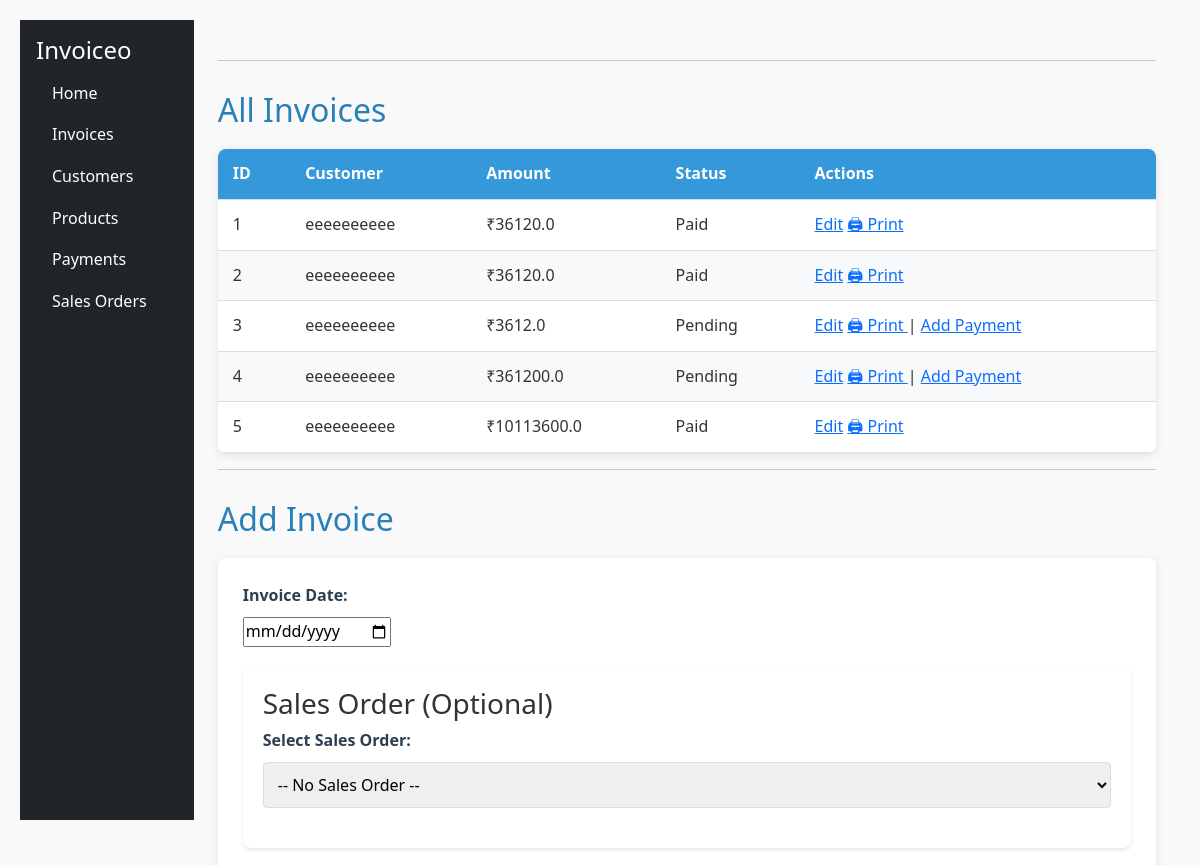
The app's page /invoices (upper part), older data.
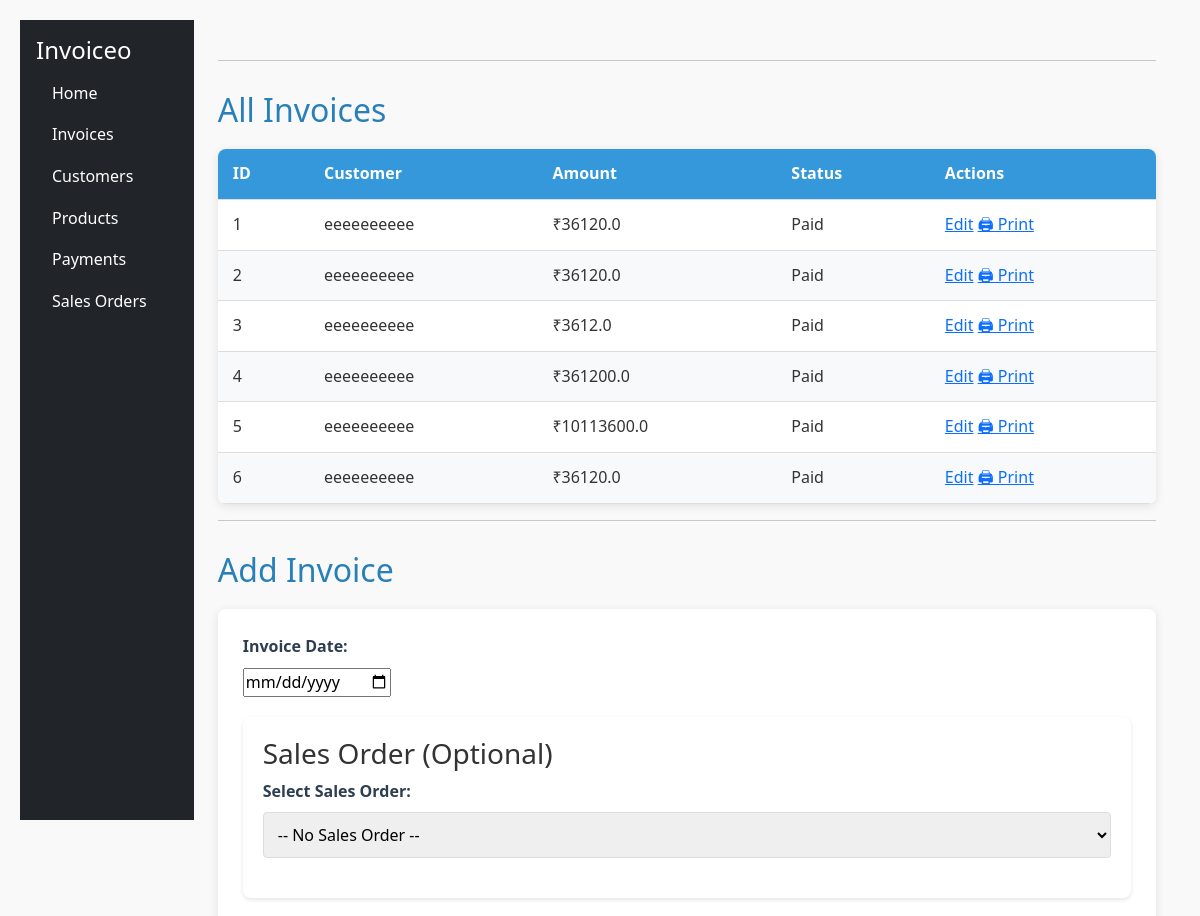
The same page, newer data.
### app.py (models this page shows)
class Invoice(db.Model):
    id = db.Column(db.Integer, primary_key=True)
    customer_name = db.Column(db.String(100), nullable=False)
    customer_gstin = db.Column(db.String(15), nullable=False)
    amount = db.Column(db.Float, nullable=False)
    customer_address = db.Column(db.String(300), nullable=False)
    billing_address = db.Column(db.String(300), nullable=False)
    status = db.Column(db.String(20), default="Pending")
    created_at = db.Column(db.DateTime, default=datetime.utcnow)
    items = db.relationship('InvoiceItem', backref='invoice', cascade='all, delete-orphan')
    payments = db.relationship('Payment', backref='invoice', cascade='all, delete-orphan')
    @property
    def total_paid(self):
        return sum(p.amount for p in self.payments)
    @property
    def balance(self):
        return round(self.amount - self.total_paid, 2)

### app.py (the view)
@app.route('/invoices')
def invoices():
    return render_template(
        'invoices.html',
        invoices=Invoice.query.all(),
        customers=Customer.query.all(),
        products=Product.query.all(),
        sales_orders=SalesOrder.query.all()
    )

### templates/invoices.html (shortened to what this page needs)
{% extends 'base.html' %}
{% block content %}
<link rel="stylesheet" href="{{ url_for('static', filename='invoice.css') }}">
<hr>
<h2>All Invoices</h2>
{% if invoices %}
<table>
    <thead>
        <tr>
            <th>ID</th>
            <th>Customer</th>
            <th>Amount</th>
            <th>Status</th>
            <th>Actions</th>
        </tr>
    </thead>
    <tbody>
    {% for invoice in invoices %}
        <tr>
            <td>{{ invoice.id }}</td>
            <td>{{ invoice.customer_name }}</td>
            <td>₹{{ invoice.amount }}</td>
            <td>{{ invoice.status }}</td>
            <td>
                <a href="{{ url_for('edit_invoice', id=invoice.id) }}">Edit</a>
                <a href="{{ url_for('invoice_pdf', invoice_id=invoice.id) }}" target="_blank">
    🖨 Print
                </a>
                {% if invoice.balance > 0 %}
                    | <a href="{{ url_for('add_payment', invoice_id=invoice.id) }}">Add Payment</a>
                {% endif %}
            </td>
        </tr>
    {% endfor %}
    </tbody>
</table>
{% else %}
<p>No invoices found.</p>
{% endif %}
<hr>
<h2>Add Invoice</h2>
<form method="POST" action="{{ url_for('add_invoice') }}">
<div class="form-group">
    <label>Invoice Date:</label>
    <input type="date" name="invoice_date" required>
</div>
<div class="form-section">
    <h3>Sales Order (Optional)</h3>
    <div class="form-group">
        <label>Select Sales Order:</label>
        <select name="sales_order_id" id="sales_order_id" onchange="fillFromSO()">
            <option value="">-- No Sales Order --</option>
        </select>
    </div>
</div>
</form>
{% endblock %}

Row changes from the older to the newer data that the page shows:
changed Invoice id 3: status "Pending" → "Paid"; no longer shows "| Add Payment"
changed Invoice id 4: status "Pending" → "Paid"; no longer shows "| Add Payment"
added Invoice: id "6", customer_name "eeeeeeeeee", amount "36120.0", status "Paid"
